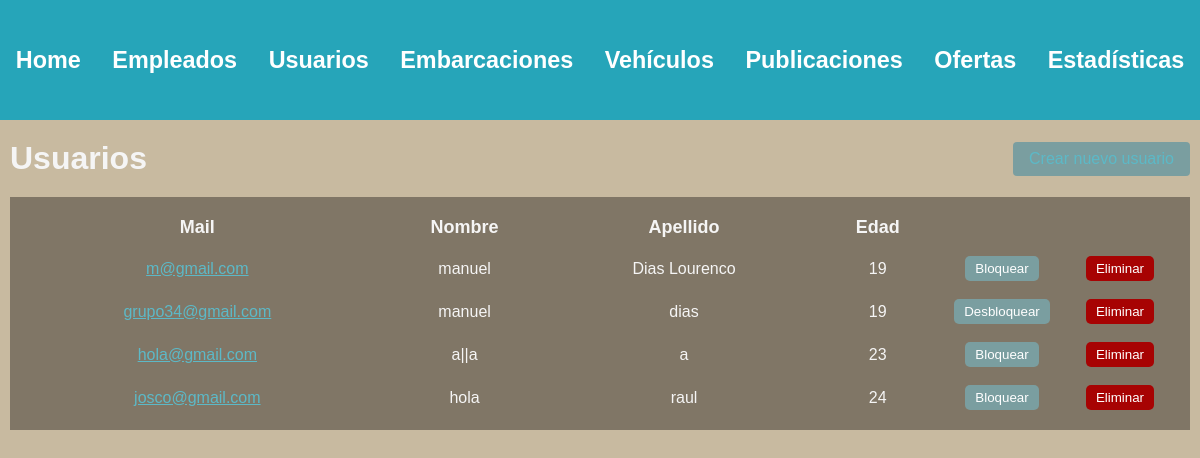
Page /administracion/usuarios/ (signed in) on the earlier database version.
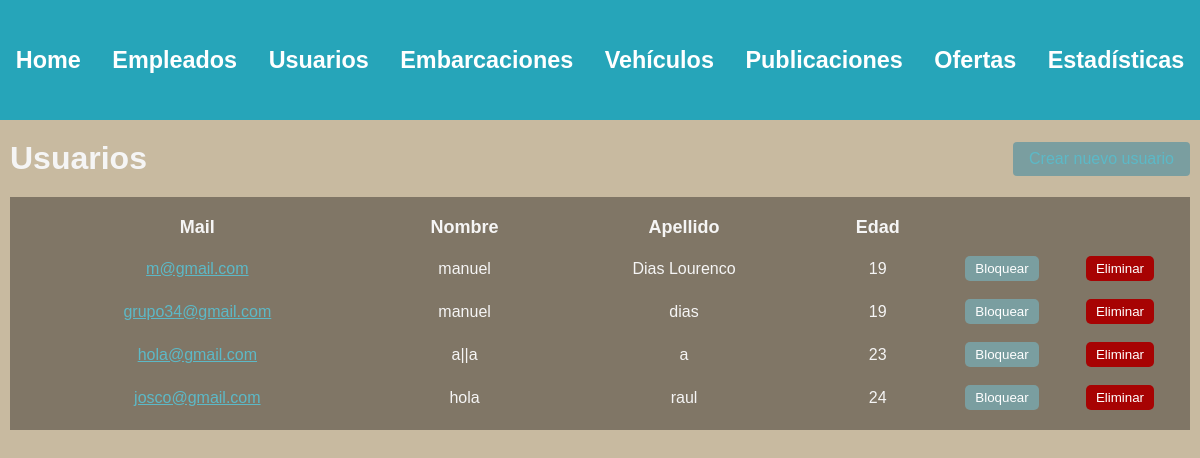
Same page on the later database version.
### usuarios/models.py (models this page shows, shortened)
class Usuario(AbstractBaseUser, PermissionsMixin):
    nombre = models.CharField(max_length=50)
    apellido = models.CharField(max_length=50)
    fecha_nacimiento = models.DateField()
    telefono = models.CharField(max_length=13)
    mail = models.EmailField(max_length=50, unique=True)
    password = models.CharField(max_length=128)
    is_staff= models.BooleanField(default=False)
    is_blocked= models.BooleanField(default=False)
    USERNAME_FIELD = 'mail'
    REQUIRED_FIELDS = ['nombre', 'apellido', 'fecha_nacimiento', 'telefono']

### administrador/views.py (the view)
# urls.py: path('', include('usuarios.urls')),
@login_required(login_url=reverse_lazy('home'))
def usuarios(request):
    user = request.user
    if not user.is_superuser:
        return redirect('home')
    usuarios = Usuario.objects.filter(is_staff=False)
    for usuario in usuarios:
        usuario.edad = calcular_edad(usuario.fecha_nacimiento)
    return render(request, 'users.html', {
        'usuarios' : usuarios
    })

### administrador/backend.py (called while the page is built)
def calcular_edad(fecha_nacimiento):
    fecha_actual = datetime.now()
    edad = fecha_actual.year - fecha_nacimiento.year - ((fecha_actual.month, fecha_actual.day) < (fecha_nacimiento.month, fecha_nacimiento.day))
    return edad

### autenticacion/backend.py (called while the page is built)
    def get_user(self, user_id):
        UserModel = get_user_model()
        try:
            return UserModel.objects.get(pk=user_id)
        except UserModel.DoesNotExist:
            return None

### administrador/templates/users.html (shortened to what this page needs)
{% extends 'layouts/navbar.html' %}
{% block content %}
<div class="header">
    <h1>Usuarios</h1>
    <a href="{% url 'crear usuario' %}" class="btn btn-primary">Crear nuevo usuario</a>
</div>
{% if usuarios %}
    <table>
        <thead>
            <tr>
                <th>Mail</th>
                <th>Nombre</th>
                <th>Apellido</th>
                <th>Edad</th>
                <th></th>
                <th></th>
            </tr>
        </thead>
        <tbody>
            {% for usuario in usuarios %}
                <tr>
                    <td>
                        <a href="{% url 'ver perfil' usuario.id %}"> {{usuario.mail}} </a>
                    </td>
                    <td>{{usuario.nombre}}</td>
                    <td>{{usuario.apellido}}</td>
                    <td>{{usuario.edad}}</td>
                    <td>
                        {% if usuario.is_blocked %}
                            <form action="{% url 'desbloquear usuario' %}" method="post">
                                <button type="submit" class="btn-block">Desbloquear</button>
                            </form>
                        {% else %}
                            <form action="{% url 'bloquear usuario' %}" method="post">
                                <button type="submit" class="btn-block">Bloquear</button>
                            </form>
                        {% endif %}
                    </td>
                    <td>
                        <button class="btn-delete">Eliminar</button>
                    </td>
                </tr>
            {% endfor %}
        </tbody>
    </table>
{% else %}
    <h3>No existen usuarios en la plataforma.</h3>
{% endif %}
{% endblock %}

Differences in the rows shown:
changed Usuario "grupo34@gmail.com": is_blocked "Desbloquear" → "Bloquear"
